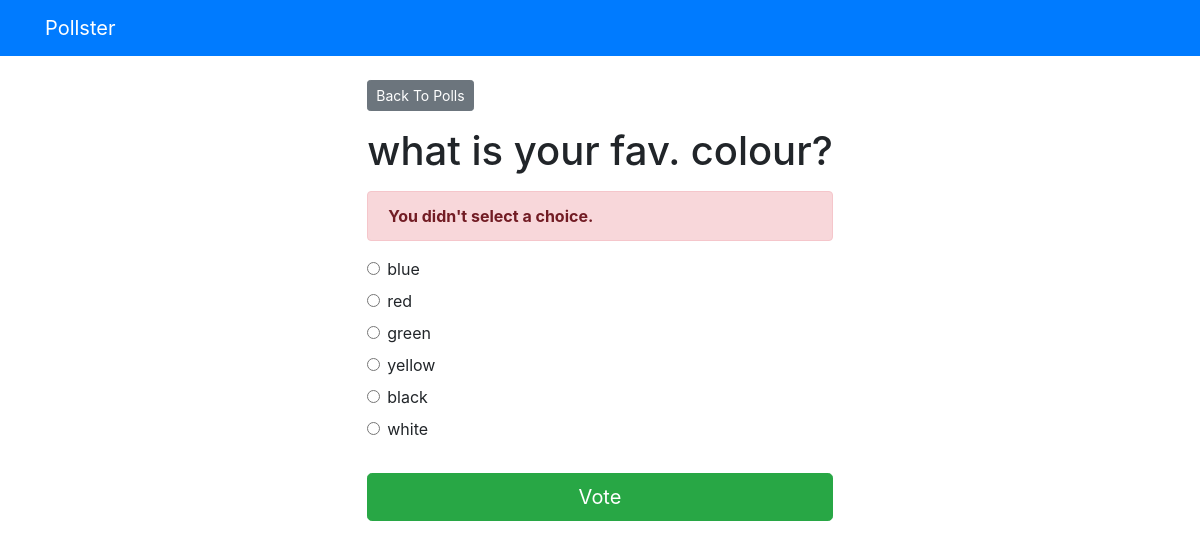
/polls/3/vote/, run on the app's committed database.
### polls/models.py (models this page shows, shortened)
class Question(models.Model):
    question_text = models.CharField(max_length=200)
    pub_date = models.DateTimeField('date published')

class Choice(models.Model):
    question = models.ForeignKey(Question, on_delete=models.CASCADE)
    choice_text = models.CharField(max_length=200)
    votes = models.IntegerField(default=0)

### polls/views.py (the view)
# urls.py: path('<int:question_id>/vote/', views.vote, name='vote'),
def vote(request, question_id):
    question = get_object_or_404(Question, pk=question_id)
    try:
        selected_choice = question.choice_set.get(pk=request.POST['choice'])
    except (KeyError, Choice.DoesNotExist):
        return render(request, 'polls/detail.html', {
            'question': question,
            'error_message': "You didn't select a choice.",
        })
    else:
        selected_choice.votes += 1
        selected_choice.save()
        return HttpResponseRedirect(reverse('polls:results', args=(question.id,)))

### templates/polls/detail.html (shortened to what this page needs)
{% extends 'base.html' %}
{% block content %}
<a class = "btn btn-secondary btn-sm mb-3" href = "{% url 'polls:index' %}"> Back To Polls </a>
<h1 class = "text-center mb-3"> {{question.question_text}} </h1>
{% if error_message %}
<p class = "alert alert-danger">
<strong > {{error_message}} </strong>
</p >
{% endif %}
<form action = "{% url 'polls:vote' question.id %}" method = "post" >
    {% for choice in question.choice_set.all %}
    <div class = "form-check" >
    <input type = "radio" name = "choice" class = "form-check-input" id = "choice{{ forloop.counter }}"
    value = "{{ choice.id }}" / >
    <label for = "choice{{ forloop.counter }}" > {{choice.choice_text}} </label>
    </div >
    {% endfor %}
    <input type = "submit" value = "Vote" class = "btn btn-success btn-lg btn-block mt-4" / >
</form >
{% endblock %}

### data on the page
Question: question_text "what is your fav. colour?"
Choice: choice_text "blue"
Choice: choice_text "red"
Choice: choice_text "green"
Choice: choice_text "yellow"
Choice: choice_text "black"
Choice: choice_text "white"

### other printed values
{{ error_message }} "You didn't select a choice."
